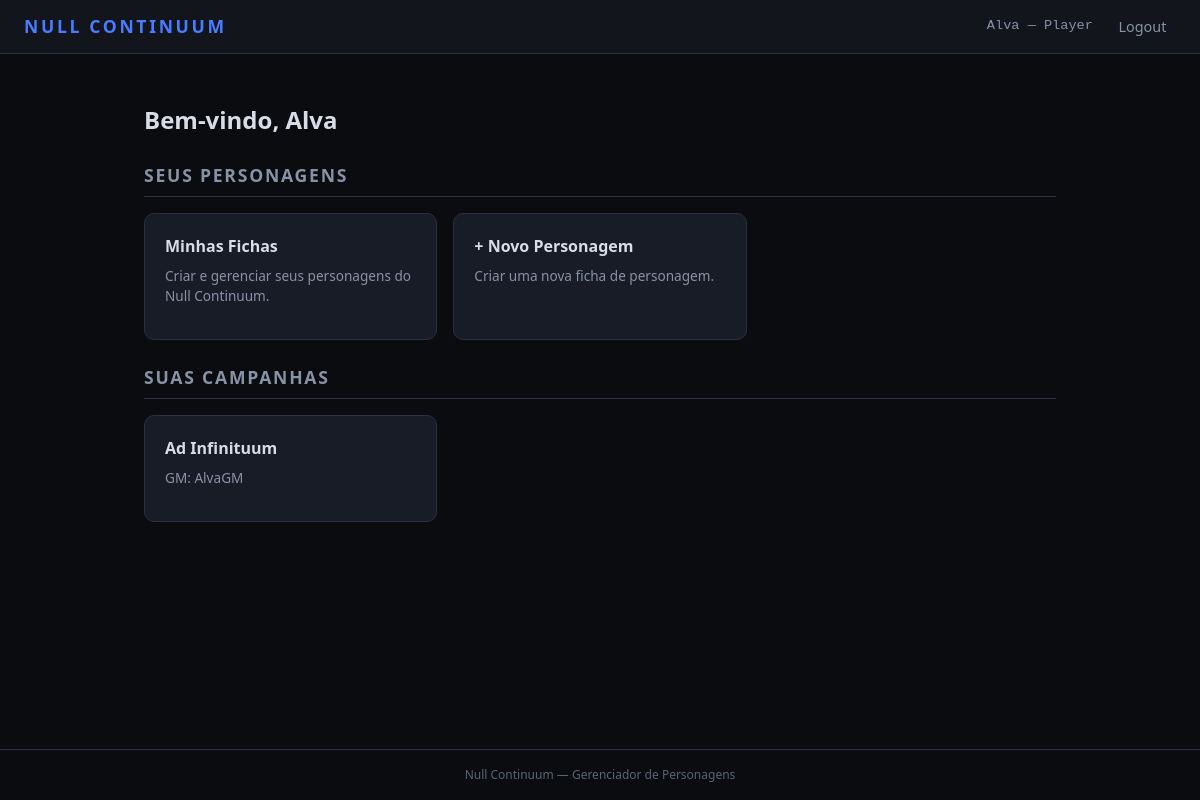
Screenshot of / (signed in) with the database file from the repository.
### HomeApp/models.py (models this page shows, shortened)
class User(AbstractUser):
    ROLE_CHOICES = [
        ('GM', 'Game Master'),
        ('PLAYER', 'Player'),
    ]
    role = models.CharField(max_length=6, choices=ROLE_CHOICES, default='PLAYER')
    def is_gm(self):
        return self.role == 'GM'

class Campaign(models.Model):
    name = models.CharField('Nome', max_length=120)
    gm = models.ForeignKey(
        settings.AUTH_USER_MODEL,
        on_delete=models.CASCADE,
        related_name='gm_campaigns',
        limit_choices_to={'role': 'GM'},
    )
    created_at = models.DateTimeField(auto_now_add=True)
    class Meta:
        ordering = ['name']
        verbose_name = 'Campanha'
        verbose_name_plural = 'Campanhas'

### HomeApp/views.py (the view)
# urls.py: path('', views.dashboard_view, name='dashboard'),
@login_required
def dashboard_view(request):
    if request.user.is_gm():
        campaigns = Campaign.objects.filter(gm=request.user)
    else:
        campaigns = Campaign.objects.filter(memberships__player=request.user)
    return render(request, 'HomeApp/dashboard.html', {'campaigns': campaigns})

### templates/HomeApp/dashboard.html (shortened to what this page needs)
{% extends 'base.html' %}
{% block content %}
<div class="dashboard">
    <h1 class="page-title">Bem-vindo, {{ user.username }}</h1>
    {% if user.is_gm %}
    <div class="dashboard-section">
        <h2 class="section-title">Painel do Game Master</h2>
        <div class="card-grid">
            <a href="{% url 'campaign_list' %}" class="card card-link">
                <h3>Campanhas</h3>
                <p>Criar e gerenciar campanhas, convidar jogadores.</p>
                {% if campaigns %}<span class="card-badge">{{ campaigns.count }} campanha{{ campaigns.count|pluralize:"s" }}</span>{% endif %}
            </a>
            <div class="card">
                <h3>Initiative Tracker</h3>
                <p>Gerenciar ordem de turno e HP em combate.</p>
                <span class="card-badge">WIP</span>
            </div>
        </div>
    </div>
    {% else %}
    <div class="dashboard-section">
        <h2 class="section-title">Seus Personagens</h2>
        <div class="card-grid">
            <a href="{% url 'character_list' %}" class="card card-link">
                <h3>Minhas Fichas</h3>
                <p>Criar e gerenciar seus personagens do Null Continuum.</p>
            </a>
            <a href="{% url 'character_create' %}" class="card card-link">
                <h3>+ Novo Personagem</h3>
                <p>Criar uma nova ficha de personagem.</p>
            </a>
        </div>
    </div>
    {% if campaigns %}
    <div class="dashboard-section" style="margin-top:1.5rem;">
        <h2 class="section-title">Suas Campanhas</h2>
        <div class="card-grid">
            {% for camp in campaigns %}
            <a href="{% url 'campaign_detail' pk=camp.pk %}" class="card card-link">
                <h3>{{ camp.name }}</h3>
                <p>GM: {{ camp.gm.username }}</p>
            </a>
            {% endfor %}
        </div>
    </div>
    {% endif %}
    {% endif %}
</div>
{% endblock %}

### templates/base.html (shortened to what this page needs)
{% load static %}
<!DOCTYPE html>
<html lang="pt-br">
<head>
    <link rel="stylesheet" href="{% static 'css/style.css' %}">
    <link rel="stylesheet" href="{% static 'css/charsheet.css' %}">
    <link rel="stylesheet" href="{% static 'css/combat_tracker.css' %}">
    <link rel="stylesheet" href="{% static 'css/feats.css' %}">
    <link rel="stylesheet" href="{% static 'css/rankup.css' %}">
    <link rel="stylesheet" href="{% static 'css/traits.css' %}">
</head>
<body>
    <nav class="navbar">
        <a href="{% url 'dashboard' %}" class="nav-brand">NULL CONTINUUM</a>
        <div class="nav-links">
            {% if user.is_authenticated %}
                <span class="nav-user">{{ user.username }} — {{ user.get_role_display }}</span>
                <form method="post" action="{% url 'logout' %}" class="nav-logout-form">
                    <button type="submit" class="nav-link nav-btn">Logout</button>
                </form>
            {% else %}
                <a href="{% url 'login' %}" class="nav-link">Login</a>
                <a href="{% url 'register' %}" class="nav-link">Registrar</a>
            {% endif %}
        </div>
    </nav>
    <main class="container">
        {% block content %}{% endblock %}
    </main>
    <footer class="footer">
        <p>Null Continuum — Gerenciador de Personagens</p>
    </footer>
</body>
</html>

### static/css/style.css (style rules this page uses)
*, *::before, *::after { margin: 0; padding: 0; box-sizing: border-box; }
:root { --bg-dark: #0a0c10; --bg-surface: #12151c; --bg-card: #181c26; --bg-input: #1e2230; --border: #2a3040; --border-focus: #4a7cff; --text-primary: #d8dce6; --text-secondary: #8892a6; --text-muted: #5a6478; --accent: #4a7cff; --accent-hover: #6090ff; --accent-glow: rgba(74, 124, 255, 0.15); --danger: #ff4a5e; --success: #3cda7c; --warning: #f0a030; --gm-accent: #c06cff; --player-accent: #4a7cff; --font-body: 'Segoe UI', 'Roboto', sans-serif; --font-mono: 'Consolas', 'Courier New', monospace; --radius: 6px; --radius-lg: 10px; }
html { font-size: 16px; }
body { font-family: var(--font-body); background-color: var(--bg-dark); color: var(--text-primary); min-height: 100vh; display: flex; flex-direction: column; line-height: 1.5; }
a { color: var(--accent); text-decoration: none; }
.navbar { display: flex; align-items: center; justify-content: space-between; padding: 0.75rem 1.5rem; background-color: var(--bg-surface); border-bottom: 1px solid var(--border); position: sticky; top: 0; z-index: 100; }
.nav-brand { font-size: 1.1rem; font-weight: 700; letter-spacing: 0.15em; color: var(--accent); text-transform: uppercase; }
.nav-links { display: flex; align-items: center; gap: 1rem; }
.nav-user { color: var(--text-secondary); font-size: 0.85rem; font-family: var(--font-mono); }
.nav-link { color: var(--text-secondary); font-size: 0.9rem; padding: 0.3rem 0.6rem; border-radius: var(--radius); transition: color 0.2s, background-color 0.2s; }
.nav-logout-form { display: inline; }
.nav-btn { background: none; border: none; cursor: pointer; font-family: var(--font-body); }
.container { flex: 1; width: 100%; max-width: 960px; margin: 0 auto; padding: 2rem 1.5rem; }
.dashboard { margin-top: 1rem; }
.page-title { font-size: 1.5rem; font-weight: 600; margin-bottom: 1.5rem; color: var(--text-primary); }
.section-title { font-size: 1.1rem; font-weight: 600; color: var(--text-secondary); text-transform: uppercase; letter-spacing: 0.1em; margin-bottom: 1rem; padding-bottom: 0.5rem; border-bottom: 1px solid var(--border); }
.card-grid { display: grid; grid-template-columns: repeat(auto-fill, minmax(260px, 1fr)); gap: 1rem; }
.card { background-color: var(--bg-card); border: 1px solid var(--border); border-radius: var(--radius-lg); padding: 1.25rem; transition: border-color 0.2s; }
.card h3 { font-size: 1rem; font-weight: 600; margin-bottom: 0.5rem; color: var(--text-primary); }
.card p { font-size: 0.85rem; color: var(--text-secondary); margin-bottom: 0.75rem; }
.footer { text-align: center; padding: 1rem; font-size: 0.75rem; color: var(--text-muted); border-top: 1px solid var(--border); margin-top: auto; }

### static/css/charsheet.css (style rules this page uses)
.card-link { display: block; color: var(--text-primary); text-decoration: none; }
.section-title { display: flex; align-items: center; gap: 1rem; flex-wrap: wrap; }

### rows the page displays
User: username "Alva", role "Player"
Campaign: name "Ad Infinituum", gm.username "AlvaGM"
